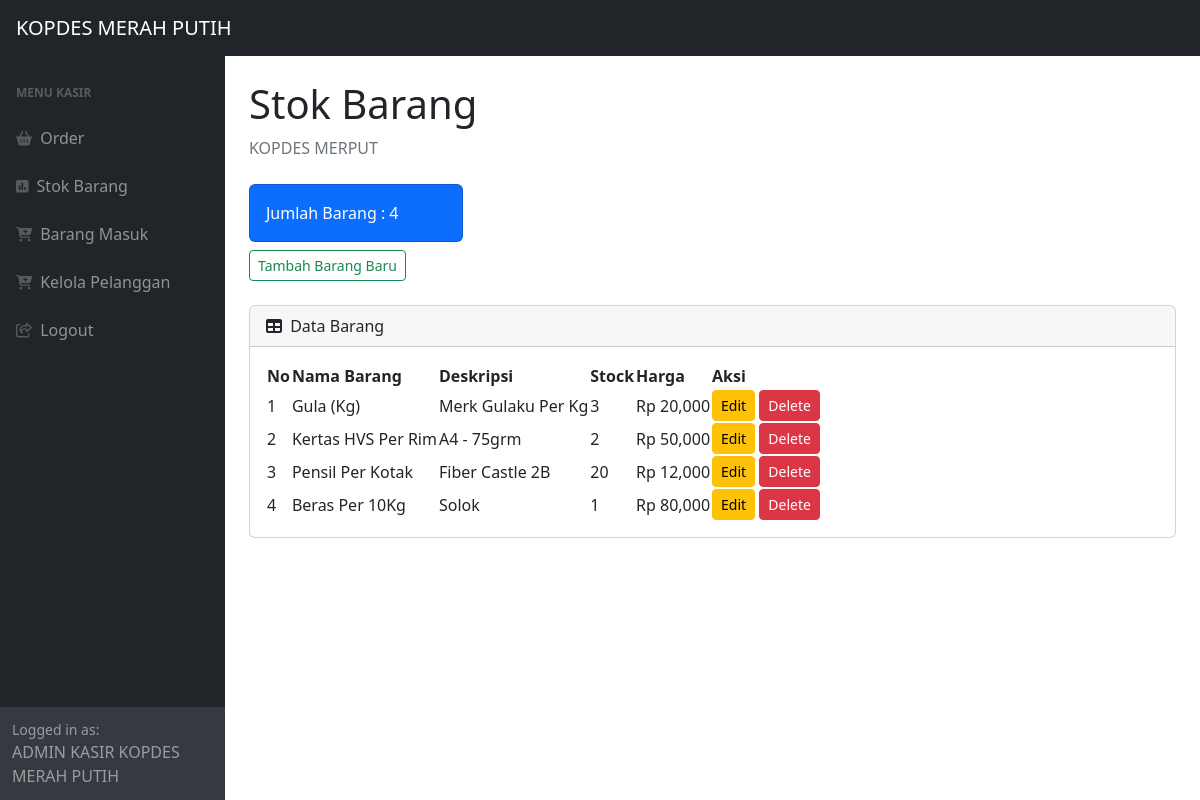
The app's page /stock.php (signed in) with its own data.
### tables this page shows
CREATE TABLE `produk` (
  `id_produk` int NOT NULL,
  `nama_produk` varchar(20) NOT NULL,
  `deskripsi` varchar(100) NOT NULL,
  `harga` int NOT NULL,
  `stock` int NOT NULL
);

### stock.php (the view, shortened to what this page needs)
<?php
require 'ceklogin.php';
$h1 = mysqli_query($c,"select * from produk");
$h2 = mysqli_num_rows($h1);
?>
<!DOCTYPE html>
<html lang="en">
    <head>
        <link href="https://cdn.jsdelivr.net/npm/simple-datatables@7.1.2/dist/style.min.css" rel="stylesheet" />
        <link href="css/styles.css" rel="stylesheet" />
    </head>
    <body class="sb-nav-fixed">
        <nav class="sb-topnav navbar navbar-expand navbar-dark bg-dark">
            <a class="navbar-brand ps-3" href="index.php">KOPDES MERAH PUTIH</a>
        </nav>
        <div id="layoutSidenav">
            <div id="layoutSidenav_nav">
                <nav class="sb-sidenav accordion sb-sidenav-dark" id="sidenavAccordion">
                    <div class="sb-sidenav-menu">
                        <div class="nav">
                            <div class="sb-sidenav-menu-heading">MENU KASIR</div>
                            <a class="nav-link" href="index.php">
                                <div class="sb-nav-link-icon"><i class="fas fa-shopping-basket"></i></div>
                                Order
                            </a>
                             <a class="nav-link" href="stock.php">
                                <div class="sb-nav-link-icon"><i class="fas fa-poll"></i></div>
                                Stok Barang
                            </a>
                             <a class="nav-link" href="masuk.php">
                                <div class="sb-nav-link-icon"><i class="fas fa-cart-plus"></i></div>
                                Barang Masuk
                            </a>
                            <a class="nav-link" href="pelanggan.php">
                                <div class="sb-nav-link-icon"><i class="fas fa-cart-plus"></i></div>
                                Kelola Pelanggan
                            </a>
                             <a class="nav-link" href="logout.php">
                                <div class="sb-nav-link-icon"><i class="far fa-share-square"></i></div>
                                Logout
                            </a>
                        </div>
                    </div>
                    <div class="sb-sidenav-footer">
                        <div class="small">Logged in as:</div>
                        ADMIN KASIR KOPDES MERAH PUTIH
                    </div>
                </nav>
            </div>
            <div id="layoutSidenav_content">
                <main>
                    <div class="container-fluid px-4">
                        <h1 class="mt-4"> Stok Barang</h1>
                        <ol class="breadcrumb mb-4">
                            <li class="breadcrumb-item active">KOPDES MERPUT</li>
                        </ol>
                        <div class="row">
                            <div class="col-xl-3 col-md-6">
                                <div class="card bg-primary text-white mb-2">
                                    <div class="card-body">Jumlah Barang : <?=$h2;?></div>
                                </div>
                            </div>
                            <div class="row">
                            <div class="col-xl-3 col-md-6 mb-4">
                                <button type="button" class="btn btn-outline-success btn-sm" data-bs-toggle="modal" data-bs-target="#myModal">Tambah Barang Baru</button>
                                </div>
                                </div>
                            </div>
                        <div class="card mb-4">
                            <div class="card-header">
                                <i class="fas fa-table me-1"></i>
                                Data Barang
                            </div>
                            <div class="card-body">
                                <table id="datatablesSimple">
                                    <thead>
                                        <tr>
                                            <th>No</th>
                                            <th>Nama Barang</th>
                                            <th>Deskripsi</th>
                                            <th>Stock</th>
                                            <th>Harga</th>
                                            <th>Aksi</th>
                                        </tr>
                                    </thead>
                                      <tbody>
                                        <?php
                                        $get  = mysqli_query($c,"select * from produk");
                                        $i = 1;
                                        while($p=mysqli_fetch_array($get)){
                                            $nama_produk = $p['nama_produk'];
                                            $deskripsi = $p['deskripsi'];
                                            $harga = $p['harga'];
                                            $stock = $p['stock'];
                                            $id_produk = $p['id_produk'];
                                        ?>
                                        <tr>
                                            <td><?=$i++?></td>
                                            <td><?=$nama_produk?></td>
                                            <td><?=$deskripsi?></td>
                                            <td><?=$stock?></td>
                                            <td>Rp <?=number_format($harga)?></td>
                                            <td>
                                                <button type="button" class="btn btn-warning btn-sm" data-bs-toggle="modal" data-bs-target="#edit<?=$id_produk;?>">Edit</button>
                                                <button type="button" class="btn btn-danger btn-sm" data-bs-toggle="modal" data-bs-target="#delete<?=$id_produk;?>">Delete</button>
                                            </td>
                                        </tr>
                                        <?php
                                        };
                                        ?>
                                    </tbody>
                                </table>
                            </div>
                        </div>
                    </div>
                </main>
            </div>
        </div>
    </body>
</html>

### records on screen
produk: nama_produk "Gula (Kg)", deskripsi "Merk Gulaku Per Kg", stock "3", harga "20,000"
produk: nama_produk "Kertas HVS Per Rim", deskripsi "A4 - 75grm", stock "2", harga "50,000"
produk: nama_produk "Pensil Per Kotak", deskripsi "Fiber Castle 2B", stock "20", harga "12,000"
produk: nama_produk "Beras Per 10Kg", deskripsi "Solok", stock "1", harga "80,000"

### other values on screen
$h2 "4"
